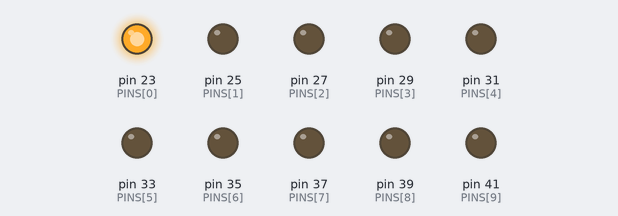
Recording of a sketch running on a simulated Arduino Mega 2560, built with avr-gcc and run on an emulated ATmega2560. On the bench: output pins drawn as LEDs (lit = HIGH).

Above: at 0.05 s.
At 0.55 s:
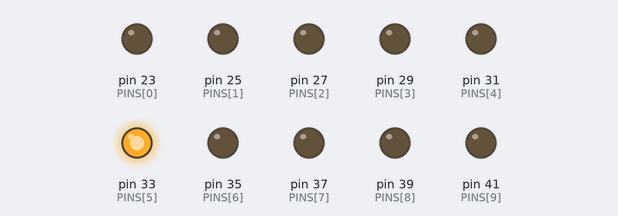
At 1.05 s:
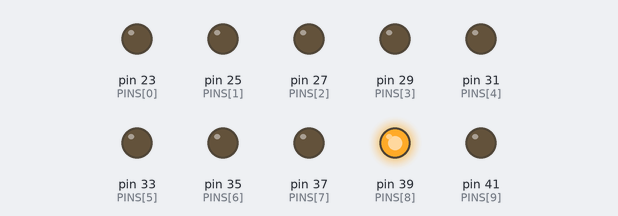
At 2.05 s:
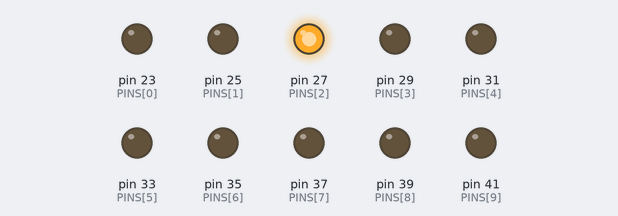
At 3.05 s:
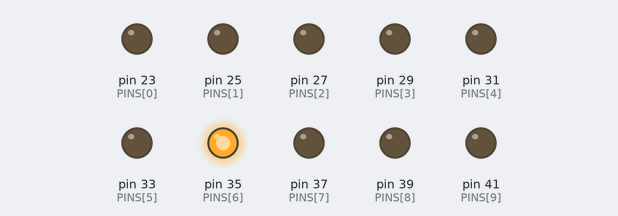
At 4.05 s:
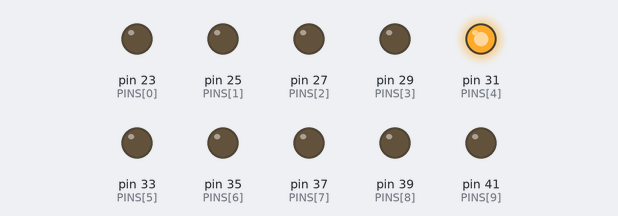
Timing chart, 0 to 4.3 s (numbered marks = the images above):
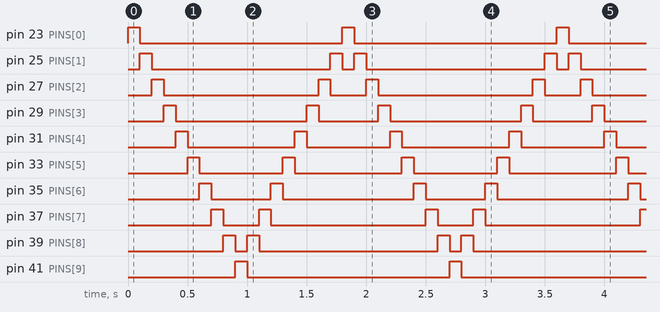

Measured:
- by itself, pin 23 (PINS[0]), pin 41 (PINS[9]): alternates HIGH for 0.10 s and LOW for 1.7 s
- by itself, pin 25 (PINS[1]): repeats every 1.8 s: LOW 1.5 s, HIGH 0.10 s, LOW 0.10 s, HIGH 0.10 s
- by itself, pin 27 (PINS[2]): repeats every 1.8 s: LOW 1.3 s, HIGH 0.10 s, LOW 0.30 s, HIGH 0.10 s
- by itself, pin 29 (PINS[3]): repeats every 1.8 s: LOW 1.1 s, HIGH 0.10 s, LOW 0.50 s, HIGH 0.10 s
- by itself, pin 31 (PINS[4]): repeats every 1.8 s: LOW 0.90 s, HIGH 0.10 s, LOW 0.70 s, HIGH 0.10 s
- by itself, pin 33 (PINS[5]): repeats every 1.8 s: LOW 0.70 s, HIGH 0.10 s, LOW 0.90 s, HIGH 0.10 s
- by itself, pin 35 (PINS[6]): repeats every 1.8 s: LOW 0.50 s, HIGH 0.10 s, LOW 1.1 s, HIGH 0.10 s
- by itself, pin 37 (PINS[7]): repeats every 1.8 s: LOW 0.30 s, HIGH 0.10 s, LOW 1.3 s, HIGH 0.10 s

The sketch:

chaser.ino
```cpp
// mega/chaser — tests assert: ten LEDs (a bar graph whose common cathodes share one 220 Ω to GND,
// fine because one LED is lit at a time) on the odd pins D23–D41 light one at a time, D23 first,
// moving every 100 ms up to D41 and back down.
const uint8_t PINS[] = {23, 25, 27, 29, 31, 33, 35, 37, 39, 41};

void step(uint8_t i) {
  digitalWrite(PINS[i], HIGH);
  delay(100);
  digitalWrite(PINS[i], LOW);
}

void setup() {
  for (uint8_t i = 0; i < 10; i++) pinMode(PINS[i], OUTPUT);
}

void loop() {
  for (uint8_t i = 0; i < 10; i++) step(i);
  for (uint8_t i = 8; i > 0; i--) step(i);
}
```
